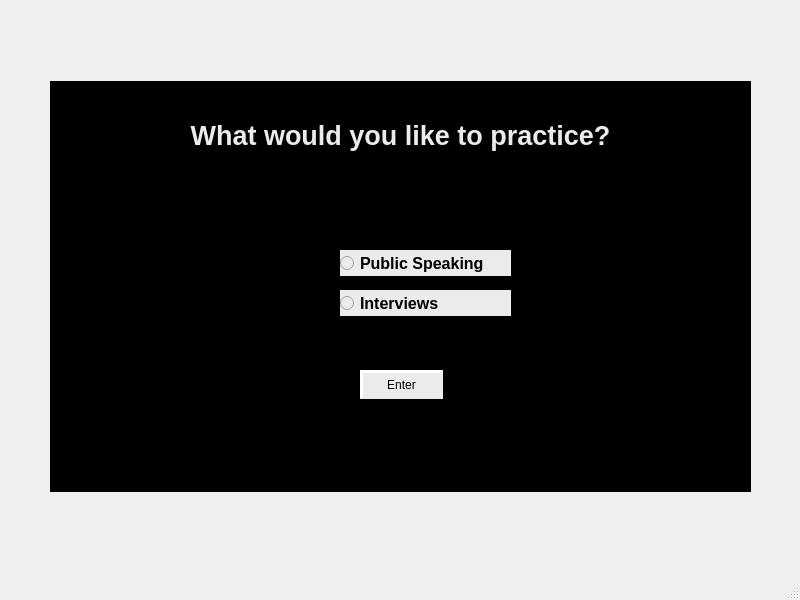
<?xml version="1.0" encoding="UTF-8"?>
<ui version="4.0">
 <class>PracticeOptions</class>
 <widget class="QMainWindow" name="PracticeOptions">
  <property name="geometry">
   <rect>
    <x>0</x>
    <y>0</y>
    <width>800</width>
    <height>600</height>
   </rect>
  </property>
  <property name="windowTitle">
   <string>MainWindow</string>
  </property>
  <widget class="QWidget" name="centralwidget">
   <widget class="QTextBrowser" name="textBrowser">
    <property name="geometry">
     <rect>
      <x>50</x>
      <y>81</y>
      <width>701</width>
      <height>411</height>
     </rect>
    </property>
    <property name="styleSheet">
     <string notr="true">
    background-color: rgb(0, 0, 0);</string>
    </property>
    <property name="html">
     <string>&lt;!DOCTYPE HTML PUBLIC &quot;-//W3C//DTD HTML 4.0//EN&quot; &quot;http://www.w3.org/TR/REC-html40/strict.dtd&quot;&gt;
&lt;html&gt;&lt;head&gt;&lt;meta name=&quot;qrichtext&quot; content=&quot;1&quot; /&gt;&lt;meta charset=&quot;utf-8&quot; /&gt;&lt;style type=&quot;text/css&quot;&gt;
p, li { white-space: pre-wrap; }
&lt;/style&gt;&lt;/head&gt;&lt;body style=&quot; font-family:'Segoe UI'; font-size:9pt; font-weight:400; font-style:normal;&quot;&gt;
&lt;p align=&quot;center&quot; style=&quot;-qt-paragraph-type:empty; margin-top:0px; margin-bottom:0px; margin-left:0px; margin-right:0px; -qt-block-indent:0; text-indent:0px;&quot;&gt;&lt;br /&gt;&lt;/p&gt;
&lt;p align=&quot;center&quot; style=&quot;-qt-paragraph-type:empty; margin-top:0px; margin-bottom:0px; margin-left:0px; margin-right:0px; -qt-block-indent:0; text-indent:0px; font-family:'.AppleSystemUIFont'; font-size:13pt; color:#ebebeb;&quot;&gt;&lt;br /&gt;&lt;/p&gt;
&lt;p align=&quot;center&quot; style=&quot; margin-top:0px; margin-bottom:0px; margin-left:0px; margin-right:0px; -qt-block-indent:0; text-indent:0px;&quot;&gt;&lt;span style=&quot; font-size:20pt; font-weight:700; color:#ebebeb;&quot;&gt;What would you like to practice?&lt;/span&gt;&lt;/p&gt;&lt;/body&gt;&lt;/html&gt;</string>
    </property>
   </widget>
   <widget class="QRadioButton" name="radioButtonPubSp">
    <property name="geometry">
     <rect>
      <x>340</x>
      <y>250</y>
      <width>171</width>
      <height>26</height>
     </rect>
    </property>
    <property name="font">
     <font>
      <pointsize>12</pointsize>
      <bold>true</bold>
     </font>
    </property>
    <property name="styleSheet">
     <string notr="true">
    background-color: rgb(235, 235, 235);</string>
    </property>
    <property name="text">
     <string>Public Speaking</string>
    </property>
   </widget>
   <widget class="QRadioButton" name="radioButtonInt">
    <property name="geometry">
     <rect>
      <x>340</x>
      <y>290</y>
      <width>171</width>
      <height>26</height>
     </rect>
    </property>
    <property name="font">
     <font>
      <pointsize>12</pointsize>
      <bold>true</bold>
     </font>
    </property>
    <property name="styleSheet">
     <string notr="true">
    background-color: rgb(235, 235, 235);
</string>
    </property>
    <property name="text">
     <string>Interviews</string>
    </property>
   </widget>
   <widget class="QPushButton" name="pushButtonSubmit">
    <property name="geometry">
     <rect>
      <x>360</x>
      <y>370</y>
      <width>83</width>
      <height>29</height>
     </rect>
    </property>
    <property name="styleSheet">
     <string notr="true">border-top-color: rgb(235, 235, 235);
border-right-color: rgb(235, 235, 235);
border-bottom-color: rgb(235, 235, 235);
border-left-color: rgb(235, 235, 235);
border-style: outset;
    border-width: 3px;

    background-color: rgb(235, 235, 235);
</string>
    </property>
    <property name="text">
     <string>Enter</string>
    </property>
   </widget>
  </widget>
  <widget class="QMenuBar" name="menubar">
   <property name="geometry">
    <rect>
     <x>0</x>
     <y>0</y>
     <width>800</width>
     <height>25</height>
    </rect>
   </property>
  </widget>
  <widget class="QStatusBar" name="statusbar"/>
 </widget>
 <resources/>
 <connections/>
</ui>
